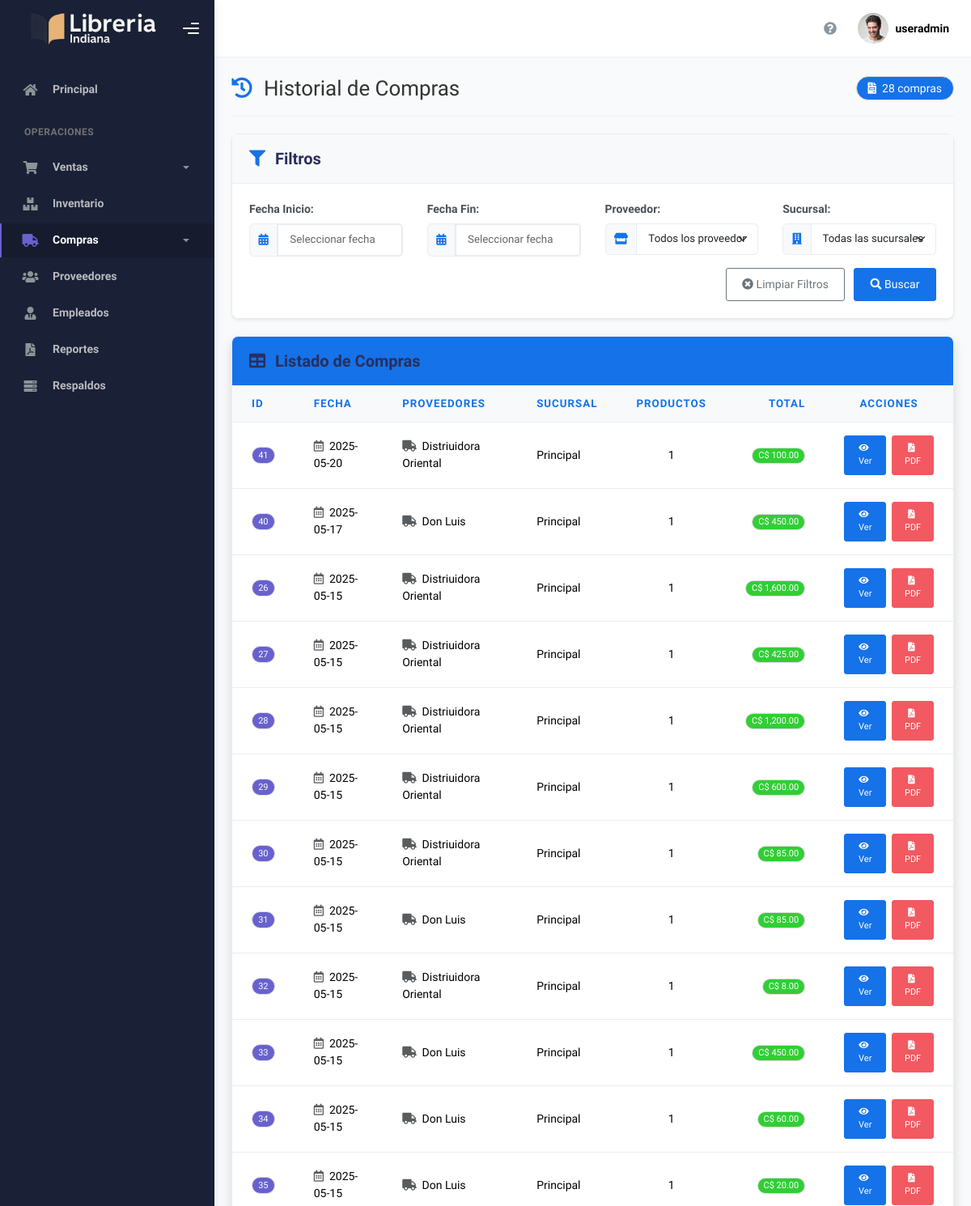
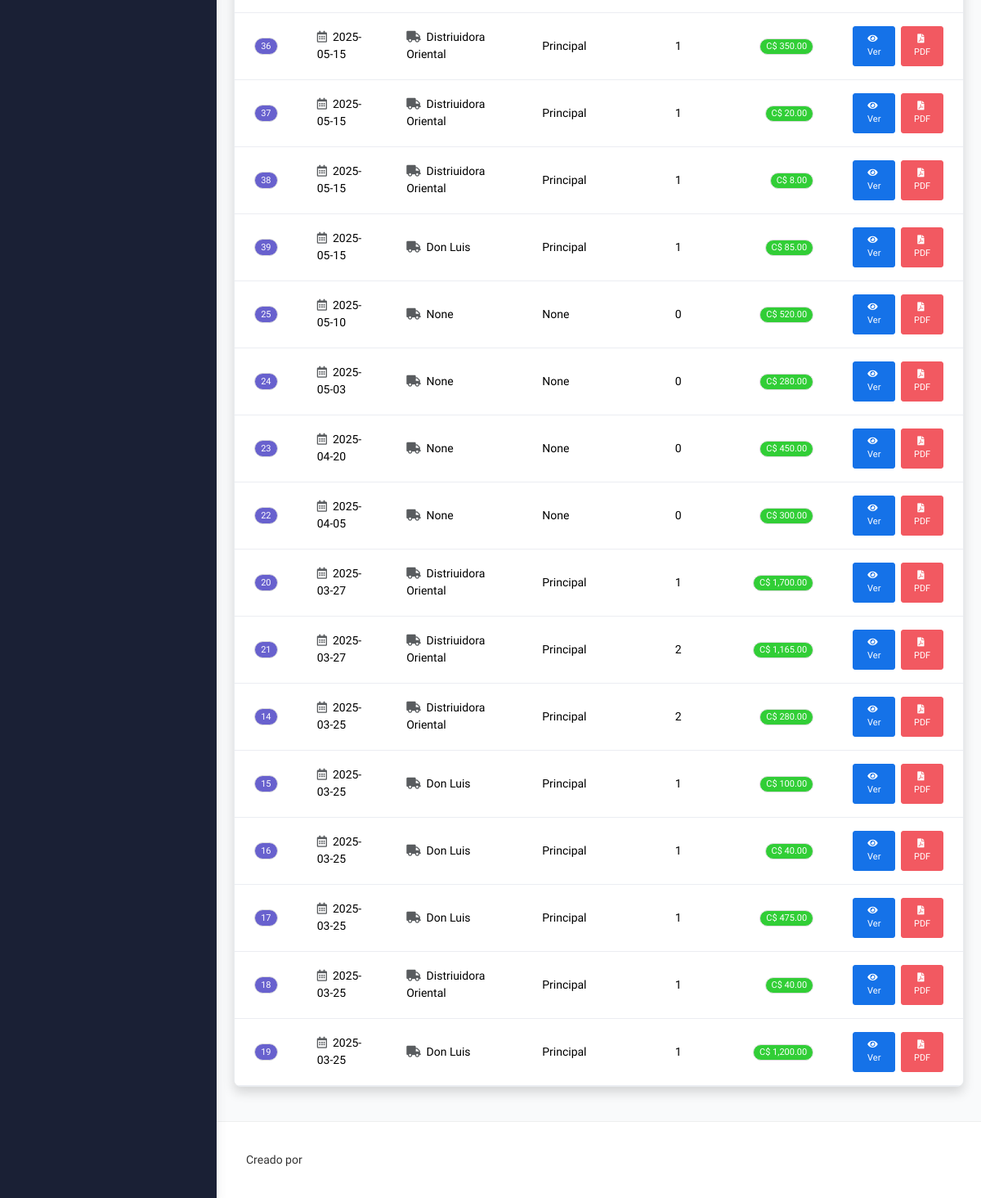
The page /compras/historial-compras (signed in) on the database its author committed (2 pictures, top to bottom).
### tables this page shows
CREATE TABLE Compra (
    IDCompra INTEGER PRIMARY KEY AUTOINCREMENT,
    Fecha DATETIME,
    Total DECIMAL NOT NULL
);

### app/blueprints/compras/routes.py (the view)
@compras_bp.route('/historial-compras', methods=['GET'])
@role_required(['admin', 'gerente', 'empleado', 'almacen'])
def historial_compras():
    try:
        conn = get_db_connection()
        conn.row_factory = sqlite3.Row
        cursor = conn.cursor()
        cursor.execute("""
            SELECT
                c.IDCompra,
                c.Fecha,
                c.Total,
                (SELECT GROUP_CONCAT(DISTINCT p.Nombre)
                 FROM Detalle_Compra dc
                 JOIN Proveedor p ON dc.IDProveedor = p.IDProveedor
                 WHERE dc.IDCompra = c.IDCompra) as proveedores,
                (SELECT GROUP_CONCAT(DISTINCT s.Nombre)
                 FROM Detalle_Compra dc
                 JOIN Sucursal s ON dc.IDSucursal = s.IDSucursal
                 WHERE dc.IDCompra = c.IDCompra) as sucursal,
                (SELECT COUNT(*) FROM Detalle_Compra WHERE IDCompra = c.IDCompra) as num_productos
            FROM Compra c
            ORDER BY c.Fecha DESC
        """)
        compras = cursor.fetchall()
        cursor.execute("SELECT IDProveedor, Nombre FROM Proveedor ORDER BY Nombre")
        proveedores = cursor.fetchall()
        cursor.execute("SELECT IDSucursal, Nombre FROM Sucursal ORDER BY Nombre")
        sucursales = cursor.fetchall()
        return render_template('compras/historial_compras.html',
                               compras=compras,
                               proveedores=proveedores,
                               sucursales=sucursales)
    except Exception as e:
        flash(f"Error al cargar el historial de compras: {str(e)}", "error")
        return redirect(url_for('dashboard.index'))
    finally:
        if conn:
            conn.close()

### app/utils/__init__.py (called while the page is built)
def role_required(roles):
    def decorator(f):
        @wraps(f)
        def decorated_function(*args, **kwargs):
            if session.get("user_id") is None:
                return redirect(url_for('auth.login'))
            user_role = session.get("role")
            if user_role not in roles and user_role != 'admin':
                abort(403)  # Forbidden
            return f(*args, **kwargs)
        return decorated_function
    return decorator

### app/utils/db.py (called while the page is built)
def get_db_connection():
    conn = sqlite3.connect(current_app.config['DATABASE_PATH'])
    conn.row_factory = sqlite3.Row
    return conn

### app/blueprints/compras/templates/compras/historial_compras.html (shortened to what this page needs)
{% extends "layout.html" %}
{% block style %}
<link rel="stylesheet" href="https://cdn.jsdelivr.net/npm/flatpickr/dist/flatpickr.min.css">
<link rel="stylesheet" href="https://cdn.datatables.net/1.11.5/css/dataTables.bootstrap5.min.css">
{% endblock %}
{% block main %}
<div class="container-fluid">
    <div class="d-flex justify-content-between align-items-center mb-4 pb-3 border-bottom">
        <h2 class="m-0 d-flex align-items-center">
            <i class="fas fa-history text-primary me-3"></i>
            Historial de Compras
        </h2>
        <span class="badge bg-primary rounded-pill px-3 py-2 fs-6">
            <i class="fas fa-file-invoice me-1"></i>
            {{ compras|length }} compras
        </span>
    </div>
    <div class="card filter-card shadow-sm mb-4">
        <div class="card-header bg-light">
            <h5 class="card-title mb-0">
                <i class="fas fa-filter me-2 text-primary"></i>
                Filtros
            </h5>
        </div>
        <div class="card-body">
            <form id="filtroForm" class="row g-3">
                <div class="col-md-3">
                    <label for="fechaInicio" class="form-label fw-bold">Fecha Inicio:</label>
                    <div class="input-group">
                        <span class="input-group-text bg-light">
                            <i class="fas fa-calendar-alt text-primary"></i>
                        </span>
                        <input type="text" class="form-control datepicker" id="fechaInicio" placeholder="Seleccionar fecha">
                    </div>
                </div>
                <div class="col-md-3">
                    <label for="fechaFin" class="form-label fw-bold">Fecha Fin:</label>
                    <div class="input-group">
                        <span class="input-group-text bg-light">
                            <i class="fas fa-calendar-alt text-primary"></i>
                        </span>
                        <input type="text" class="form-control datepicker" id="fechaFin" placeholder="Seleccionar fecha">
                    </div>
                </div>
                <div class="col-md-3">
                    <label for="proveedor" class="form-label fw-bold">Proveedor:</label>
                    <div class="input-group">
                        <span class="input-group-text bg-light">
                            <i class="fas fa-store text-primary"></i>
                        </span>
                        <select class="form-select" id="proveedor">
                            <option value="">Todos los proveedores</option>
                        </select>
                    </div>
                </div>
                <div class="col-md-3">
                    <label for="sucursal" class="form-label fw-bold">Sucursal:</label>
                    <div class="input-group">
                        <span class="input-group-text bg-light">
                            <i class="fas fa-building text-primary"></i>
                        </span>
                        <select class="form-select" id="sucursal">
                            <option value="">Todas las sucursales</option>
                        </select>
                    </div>
                </div>
                <div class="col-12 text-end">
                    <button type="button" id="btnLimpiarFiltros" class="btn btn-outline-secondary me-2">
                        <i class="fas fa-times-circle me-1"></i>Limpiar Filtros
                    </button>
                    <button type="button" id="btnFiltrar" class="btn btn-primary">
                        <i class="fas fa-search me-1"></i>Buscar
                    </button>
                </div>
            </form>
        </div>
    </div>
    <div class="card data-card shadow">
        <div class="card-header bg-primary text-white py-3">
            <h5 class="card-title mb-0">
                <i class="fas fa-table me-2"></i>
                Listado de Compras
            </h5>
        </div>
        <div class="card-body p-0">
            <div class="table-responsive">
                <table class="table table-hover mb-0" id="tablaCompras">
                    <thead class="table-light">
                        <tr>
                            <th class="fw-bold text-primary border-bottom">ID</th>
                            <th class="fw-bold text-primary border-bottom">Fecha</th>
                            <th class="fw-bold text-primary border-bottom">Proveedores</th>
                            <th class="fw-bold text-primary border-bottom">Sucursal</th>
                            <th class="fw-bold text-primary border-bottom text-center">Productos</th>
                            <th class="fw-bold text-primary border-bottom text-end">Total</th>
                            <th class="fw-bold text-primary border-bottom text-center">Acciones</th>
                        </tr>
                    </thead>
                    <tbody>
                        {% for compra in compras %}
                        <tr>
                            <td class="align-middle">
                                <span class="badge bg-secondary">{{ compra.IDCompra }}</span>
                            </td>
                            <td class="align-middle">
                                <i class="far fa-calendar-alt me-1 text-muted"></i>
                                {{ compra.Fecha }}
                            </td>
                            <td class="align-middle">
                                <i class="fas fa-truck me-1 text-muted"></i>
                                {{ compra.proveedores }}</td>
                            <td class="align-middle">{{ compra.sucursal }}</td>
                            <td class="text-center align-middle">{{ compra.num_productos }}</td>
                            <td class="text-end align-middle">
                                <span class="badge bg-success px-2 py-1">
                                    C$ {{ "{:,.2f}".format(compra.Total) }}
                                </span>
                            </td>
                            <td class="text-center align-middle">
                                <div class="d-flex gap-2 justify-content-center">
                                    <button class="btn btn-primary btn-sm ver-detalle" data-id="{{ compra.IDCompra }}">
                                        <i class="fas fa-eye me-1"></i>
                                        Ver
                                    </button>
                                    <button class="btn btn-danger btn-sm exportar-pdf" data-id="{{ compra.IDCompra }}">
                                        <i class="fas fa-file-pdf me-1"></i>
                                        PDF
                                    </button>
                                </div>
                            </td>
                        </tr>
                        {% endfor %}
                    </tbody>
                </table>
            </div>
        </div>
    </div>
</div>
{% endblock %}

### app/templates/layout.html (style rules this page uses)
body { font-family: 'Public Sans', -apple-system, BlinkMacSystemFont, 'Segoe UI', Roboto, 'Helvetica Neue', Arial, sans-serif; }

### app/blueprints/compras/templates/compras/historial_compras.html (style rules this page uses)
body { color: #333333; background-color: #f9fafb; }
.container-fluid { padding: 1.5rem; }
.filter-card { border-radius: 8px; border: 1px solid #e9ecef; box-shadow: 0 4px 6px rgba(0, 0, 0, 0.05); background-color: white; margin-bottom: 1.5rem; }
.filter-card .card-header { background-color: white; border-bottom: 1px solid #e9ecef; padding: 1rem 1.5rem; font-weight: 600; }
.filter-card .card-body { padding: 1.5rem; }
.filter-card .form-control, .filter-card .form-select { border-color: #e9ecef; padding: 0.6rem 1rem; font-size: 0.95rem; box-shadow: none; transition: all 0.3s ease; }
.data-card { border-radius: 8px; border: 1px solid #e9ecef; box-shadow: 0 4px 6px rgba(0, 0, 0, 0.05); background-color: white; margin-bottom: 1.5rem; overflow: hidden; }
.data-card .card-header { background-color: white; border-bottom: 1px solid #e9ecef; padding: 1rem 1.5rem; font-weight: 600; display: flex; justify-content: space-between; align-items: center; }
.data-card .card-body { padding: 0; }
.table-responsive { padding: 0; }
.btn-primary { background-color: #4361ee; border-color: #4361ee; }
.badge { padding: 0.35em 0.65em; font-weight: 500; border-radius: 30px; }

### rows shown on the page
Compra: IDCompra "41", Fecha "2025-05-20", proveedores "Distriuidora Oriental", sucursal "Principal", num_productos "1", Total "100.00"
Compra: IDCompra "40", Fecha "2025-05-17", proveedores "Don Luis", sucursal "Principal", num_productos "1", Total "450.00"
Compra: IDCompra "26", Fecha "2025-05-15", proveedores "Distriuidora Oriental", sucursal "Principal", num_productos "1", Total "1,600.00"
Compra: IDCompra "27", Fecha "2025-05-15", proveedores "Distriuidora Oriental", sucursal "Principal", num_productos "1", Total "425.00"
Compra: IDCompra "28", Fecha "2025-05-15", proveedores "Distriuidora Oriental", sucursal "Principal", num_productos "1", Total "1,200.00"
Compra: IDCompra "29", Fecha "2025-05-15", proveedores "Distriuidora Oriental", sucursal "Principal", num_productos "1", Total "600.00"
Compra: IDCompra "30", Fecha "2025-05-15", proveedores "Distriuidora Oriental", sucursal "Principal", num_productos "1", Total "85.00"
Compra: IDCompra "31", Fecha "2025-05-15", proveedores "Don Luis", sucursal "Principal", num_productos "1", Total "85.00"
Compra: IDCompra "32", Fecha "2025-05-15", proveedores "Distriuidora Oriental", sucursal "Principal", num_productos "1", Total "8.00"
Compra: IDCompra "33", Fecha "2025-05-15", proveedores "Don Luis", sucursal "Principal", num_productos "1", Total "450.00"
Compra: IDCompra "34", Fecha "2025-05-15", proveedores "Don Luis", sucursal "Principal", num_productos "1", Total "60.00"
Compra: IDCompra "35", Fecha "2025-05-15", proveedores "Don Luis", sucursal "Principal", num_productos "1", Total "20.00"
Compra: IDCompra "36", Fecha "2025-05-15", proveedores "Distriuidora Oriental", sucursal "Principal", num_productos "1", Total "350.00"
Compra: IDCompra "37", Fecha "2025-05-15", proveedores "Distriuidora Oriental", sucursal "Principal", num_productos "1", Total "20.00"
Compra: IDCompra "38", Fecha "2025-05-15", proveedores "Distriuidora Oriental", sucursal "Principal", num_productos "1", Total "8.00"
Compra: IDCompra "39", Fecha "2025-05-15", proveedores "Don Luis", sucursal "Principal", num_productos "1", Total "85.00"
Compra: IDCompra "25", Fecha "2025-05-10", proveedores "None", sucursal "None", num_productos "0", Total "520.00"
Compra: IDCompra "24", Fecha "2025-05-03", proveedores "None", sucursal "None", num_productos "0", Total "280.00"
Compra: IDCompra "23", Fecha "2025-04-20", proveedores "None", sucursal "None", num_productos "0", Total "450.00"
Compra: IDCompra "22", Fecha "2025-04-05", proveedores "None", sucursal "None", num_productos "0", Total "300.00"
Compra: IDCompra "20", Fecha "2025-03-27", proveedores "Distriuidora Oriental", sucursal "Principal", num_productos "1", Total "1,700.00"
Compra: IDCompra "21", Fecha "2025-03-27", proveedores "Distriuidora Oriental", sucursal "Principal", num_productos "2", Total "1,165.00"
Compra: IDCompra "14", Fecha "2025-03-25", proveedores "Distriuidora Oriental", sucursal "Principal", num_productos "2", Total "280.00"
Compra: IDCompra "15", Fecha "2025-03-25", proveedores "Don Luis", sucursal "Principal", num_productos "1", Total "100.00"
Compra: IDCompra "16", Fecha "2025-03-25", proveedores "Don Luis", sucursal "Principal", num_productos "1", Total "40.00"
Compra: IDCompra "17", Fecha "2025-03-25", proveedores "Don Luis", sucursal "Principal", num_productos "1", Total "475.00"
Compra: IDCompra "18", Fecha "2025-03-25", proveedores "Distriuidora Oriental", sucursal "Principal", num_productos "1", Total "40.00"
Compra: IDCompra "19", Fecha "2025-03-25", proveedores "Don Luis", sucursal "Principal", num_productos "1", Total "1,200.00"

### other values the page prints
{{ session.get('username', 'Usuario') }} "useradmin"
{{ compras|length }} "28"
